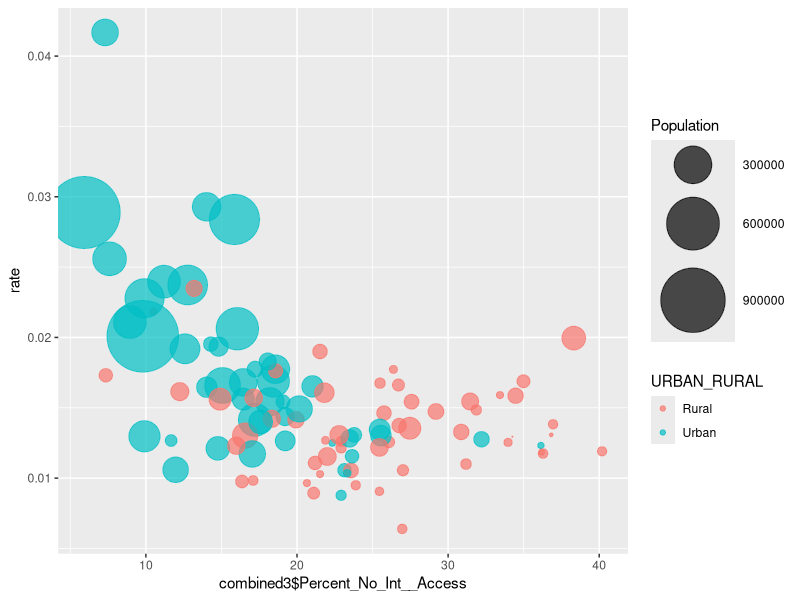
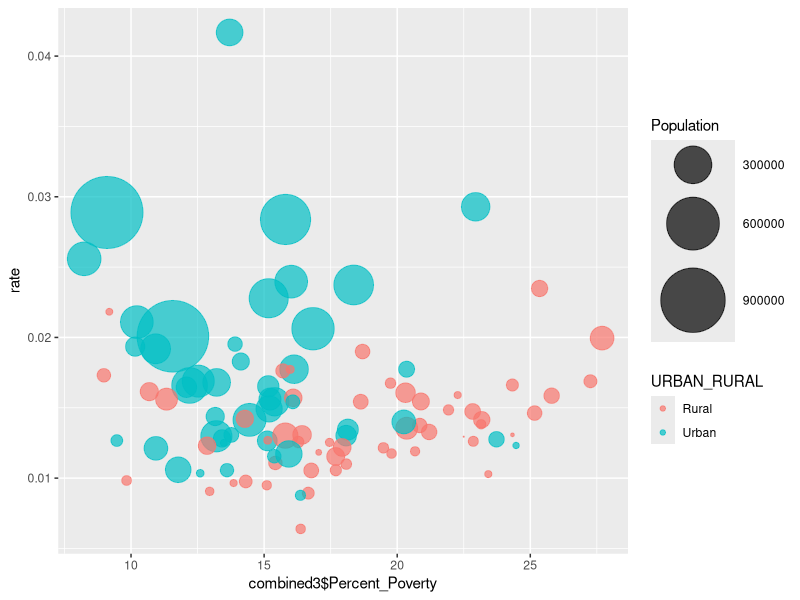

Source code (R) for these figures, in order:
library(tidyverse)

# Read in the internet data and select only relevant columns
internet <- read.csv("NC_Broadband_Indices.csv")
internet1 <- internet %>% 
  filter(YEAR == "2019" ) %>% 
  select(NAME_LOCAS,
         Percent_Ages_18_34, 
         Percent_No_Int__Access, 
         Percent_Poverty, 
         Percent_Lim__English, 
         Percent_No_Comp__Devices, 
         Availability,
         Adoption,
         Percent_Pop__No_Prov_,
         Percent_Pop__25_3,
         Percent_Pop__100_20)

# Read in the UNC Enrollment data
enrollment <- read.csv("overallunc.csv")
enrollment2 <- enrollment %>% filter(X == "Student Headcount") %>% select("County", "Fall.2019")

#Join the two data frames by county name
combined <- inner_join(enrollment2, internet1, by = setNames('NAME_LOCAS', 'County')) 
                       
# Enrollment numbers were not numbers so convert them
combined$Fall.2019 <- as.numeric(gsub(",","",combined$Fall.2019))


# Read in the population data by county and join it with the merged data set
popdata <- read.csv("popdata2.csv")
combined2 <- inner_join(combined, popdata, by = setNames('AreaName', 'County')) 

# Read in the county type date
classification <- read.csv("urbanruralclass.csv")

# Add a classification column to the combined data
combined3 <- inner_join(combined2, classification, by = setNames("COUNTYNAME", "County"))


# Create a new variable for the percent of county residents enrolled in 4 year institutions
rate_of_admit <- combined3$Fall.2019/combined2$Population
combined3$rate <- rate_of_admit



# Plot the % of internet available vs the rate of enrollment
ggplot(data = combined3, aes(x=combined3$Percent_No_Int__Access, y=rate, size = Population, color = URBAN_RURAL )) + 
  geom_point(alpha=0.7) + 
  scale_size(range = c(.1, 24), name="Population")


ggplot(data=combined3, aes(x=combined3$Percent_Poverty, y=rate, size = Population, color = URBAN_RURAL )) + 
  geom_point(alpha=0.7) + 
  scale_size(range = c(.1, 24), name="Population")
